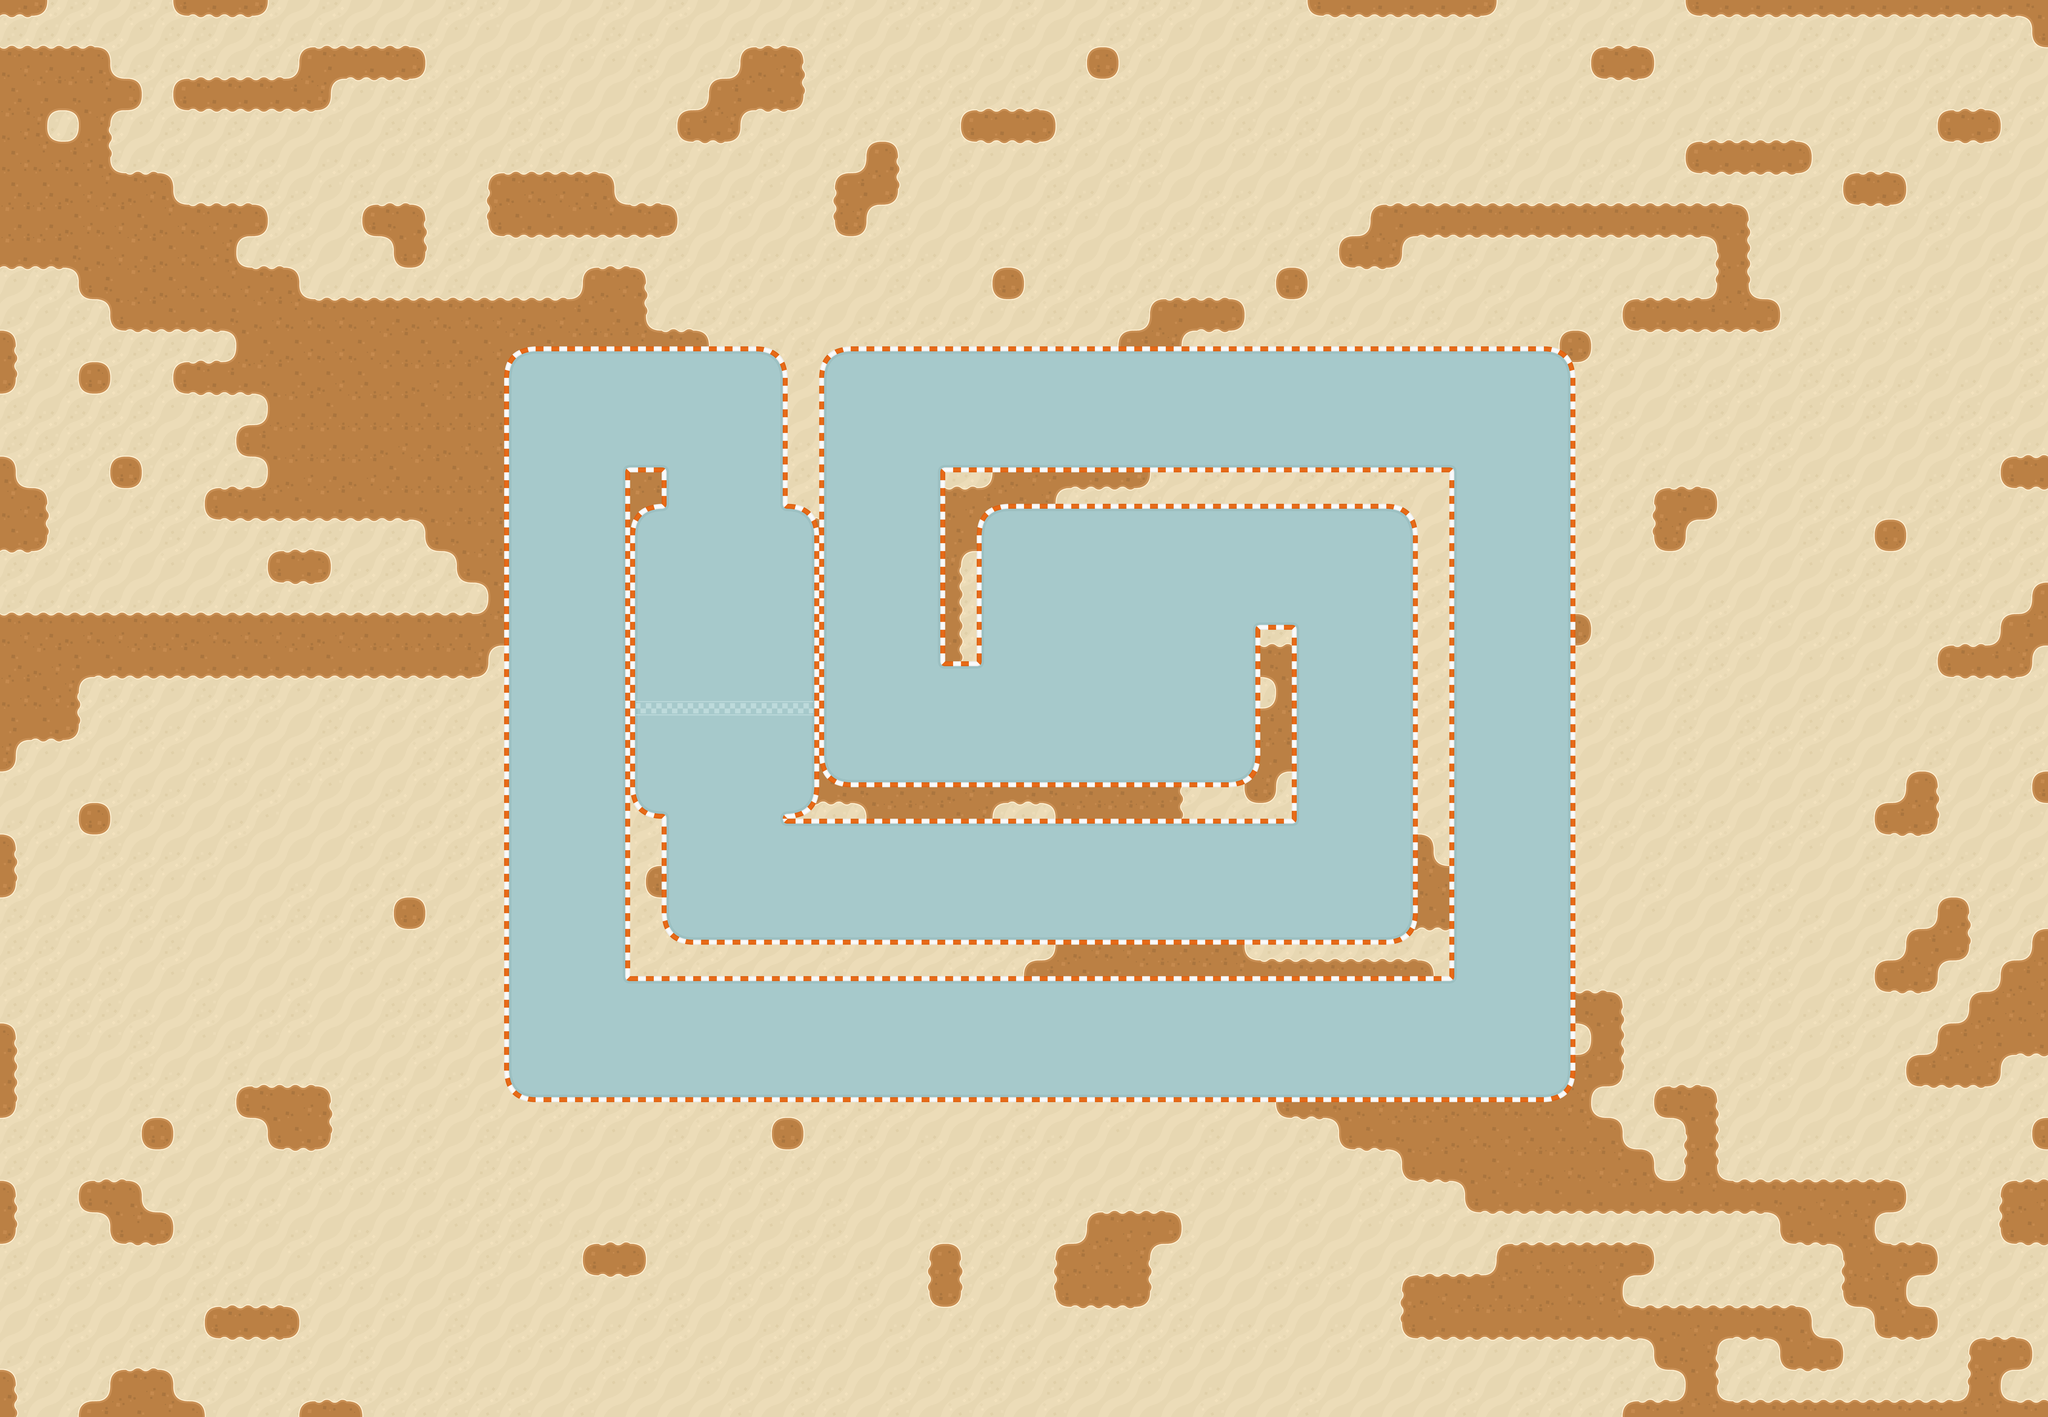

Tiled map render using the project's own tile images. Description and the map definition, with tile-layer contents summarised, below:
An orthogonal 65x45 tile map with 128x128 px tiles, 2 tile layers (Kachelebene 1, Kachelebene 2) and 249 objects (40x ArrowYellow, 11x Cone, 9x ConeDown, 8x Rock3, 8x TireRedAlt, ...).

<map version="1.0" orientation="orthogonal" renderorder="right-down" width="65" height="45" tilewidth="128" tileheight="128" nextobjectid="744">
 <tileset firstgid="1" name="SpriteSheet" tilewidth="128" tileheight="128" tilecount="125" columns="25">
  <image source="SpriteSheet.png" trans="000000" width="3200" height="640" />
  <terraintypes>
   <terrain name="AsphaltStreet" tile="0" />
   <terrain name="SandStreet" tile="25" />
   <terrain name="DirtStreet" tile="50" />
   <terrain name="Grass" tile="75" />
   <terrain name="Dirt" tile="101" />
   <terrain name="Sand" tile="100" />
  </terraintypes>
  <tile id="0" terrain=",,0,0" />
  <tile id="1" terrain=",,,0" />
  <tile id="2" terrain=",,0," />
  <tile id="3" terrain=",0,,0" />
  <tile id="4" terrain="0,0,0,0" />
  <tile id="5" terrain="0,,0," />
  <tile id="6" terrain=",0,," />
  <tile id="7" terrain="0,,," />
  <tile id="8" terrain="0,0,0," />
  <tile id="9" terrain="0,0,,0" />
  <tile id="10" terrain="0,0,," />
  <tile id="11" terrain="0,,0,0" />
  <tile id="12" terrain=",0,0,0" />
  <tile id="25" terrain=",,,1" />
  <tile id="26" terrain=",,1," />
  <tile id="27" terrain=",1,,1" />
  <tile id="28" terrain="1,1,1,1" />
  <tile id="29" terrain="1,,1," />
  <tile id="30" terrain=",1,," />
  <tile id="31" terrain="1,,," />
  <tile id="32" terrain="1,1,1," />
  <tile id="33" terrain="1,1,,1" />
  <tile id="34" terrain="1,1,," />
  <tile id="35" terrain="1,,1,1" />
  <tile id="36" terrain=",1,1,1" />
  <tile id="49" terrain=",,1,1" />
  <tile id="50" terrain=",,2,2" />
  <tile id="51" terrain=",,,2" />
  <tile id="52" terrain=",,2," />
  <tile id="53" terrain=",2,,2" />
  <tile id="54" terrain="2,2,2,2" />
  <tile id="55" terrain="2,,2," />
  <tile id="56" terrain=",2,," />
  <tile id="57" terrain="2,,," />
  <tile id="58" terrain="2,2,2," />
  <tile id="59" terrain="2,2,,2" />
  <tile id="60" terrain="2,2,," />
  <tile id="61" terrain="2,,2,2" />
  <tile id="62" terrain=",2,2,2" />
  <tile id="75" terrain="3,3,3,4" />
  <tile id="76" terrain="3,3,4,3" />
  <tile id="77" terrain="4,3,4,3" />
  <tile id="78" terrain="3,3,3,3" />
  <tile id="79" terrain="3,4,3,4" />
  <tile id="80" terrain="3,4,3,3" />
  <tile id="81" terrain="4,3,3,3" />
  <tile id="82" terrain="4,3,4,4" />
  <tile id="83" terrain="3,3,4,4" />
  <tile id="84" terrain="3,4,4,4" />
  <tile id="85" terrain="3,3,3,3" />
  <tile id="86" terrain="4,4,4,3" />
  <tile id="87" terrain="4,4,3,3" />
  <tile id="88" terrain="4,4,3,4" />
  <tile id="100" terrain="5,5,4,5" />
  <tile id="101" terrain="4,4,4,5" />
  <tile id="102" terrain="4,4,5,4" />
  <tile id="103" terrain="5,4,5,4" />
  <tile id="104" terrain="4,4,4,4" />
  <tile id="105" terrain="4,5,4,5" />
  <tile id="106" terrain="4,5,4,4" />
  <tile id="107" terrain="5,4,4,4" />
  <tile id="108" terrain="5,4,5,5" />
  <tile id="109" terrain="4,4,5,5" />
  <tile id="110" terrain="4,5,5,5" />
  <tile id="111" terrain="4,4,4,4" />
  <tile id="112" terrain="5,5,5,4" />
  <tile id="113" terrain="5,5,4,4" />
  <tile id="114" terrain="5,5,5,5" />
  <tile id="115" terrain="5,5,5,5" />
 </tileset>
 <layer name="Kachelebene 1" width="65" height="45">
  <data>[2925 cells, 2925 non-empty, 16 distinct tile ids]</data>
 </layer>
 <layer name="Kachelebene 2" width="65" height="45">
  <data>[2925 cells, 725 non-empty, 16 distinct tile ids]</data>
 </layer>
 <objectgroup name="Objektebene 1">
  <!-- 249 objects omitted --></objectgroup>
</map>
<!-- 249 of 249 objects omitted -->